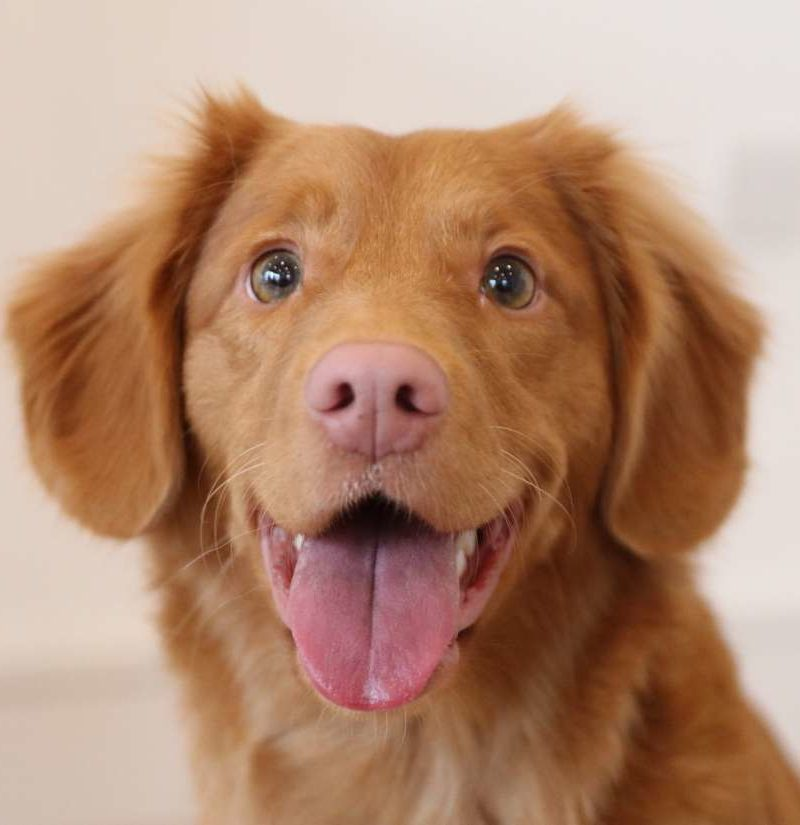
%> input picture Practical 4/Dog1.png, 800 x 825 px
$ octave SobelFilter.m   (GNU Octave 9; MATLAB toolbox functions it lacks are replaced by stand-ins)
%> lines starting %> are read from the running program, lines starting %| are printed output that depends on the picture
filter_x = [-1 -2 -1; 0 0 0; 1 2 1];
filter_y = [-1 0 1; -2 0 2; -1 0 1];
I = imread("Dog1.png");
%> I is the input picture: size 825x800x3 uint8; mean R, G, B 177.1, 137.1, 112.3
gray = rgb2gray(I);
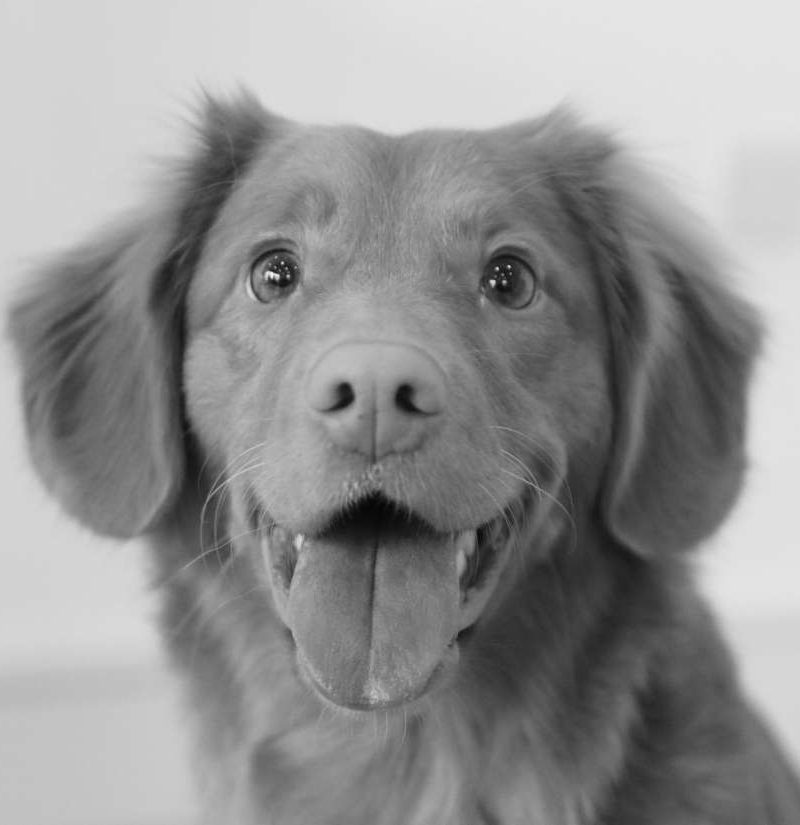
%> gray: size 825x800 uint8; min 5, max 248, mean 146.2
I = im2double(gray);
%> I: size 825x800 double

G_x = conv2(I, filter_x, 'same');
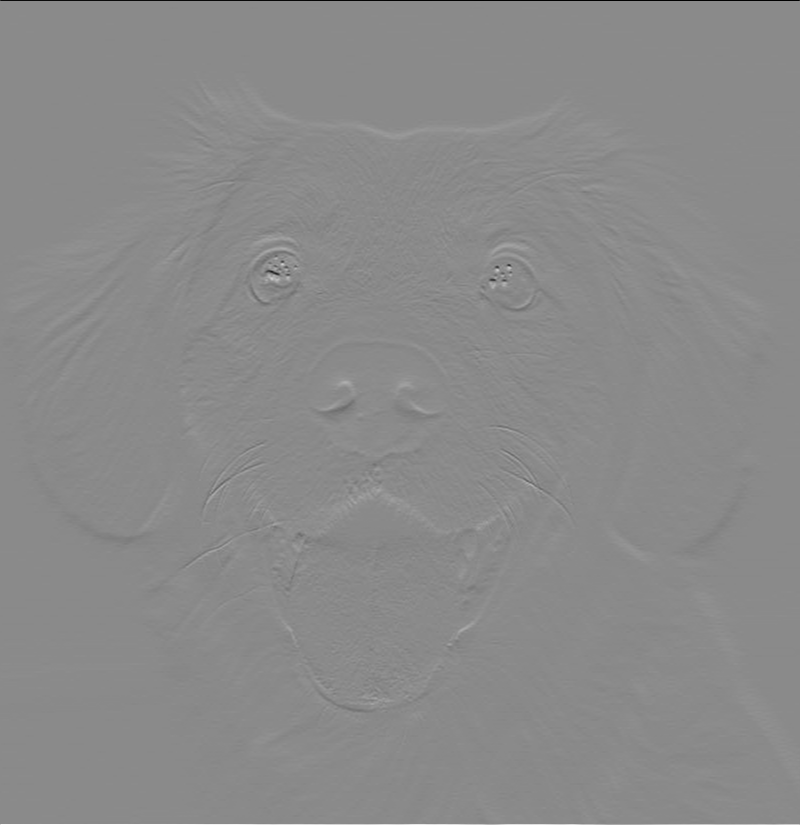
%> G_x: size 825x800 double; min -3.59, max 3.03, mean 0.00164; drawn with min black and max white
G_y = conv2(I, filter_y, 'same');
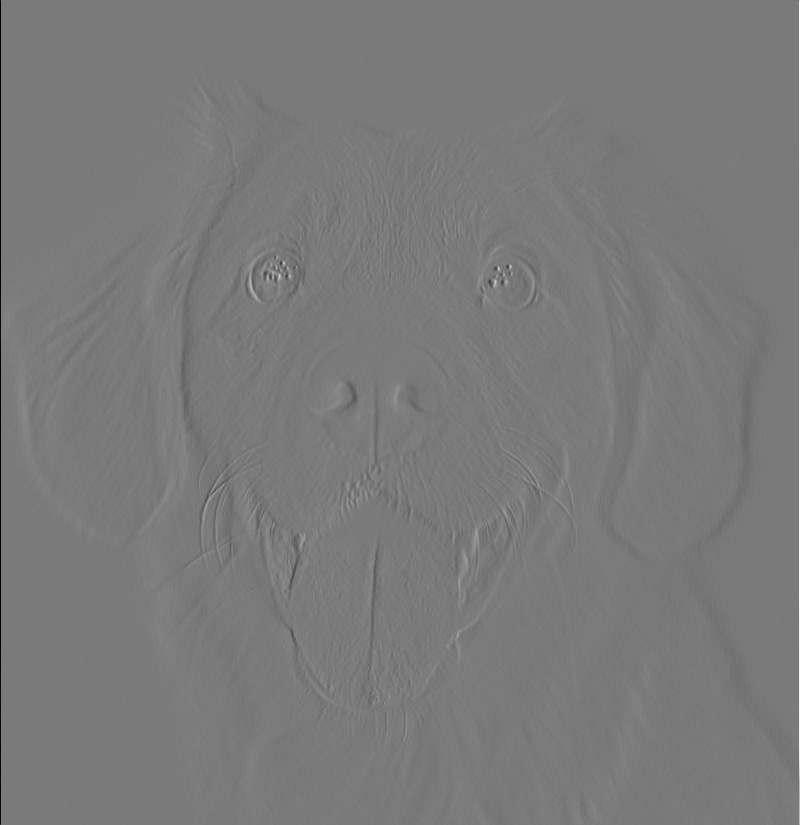
%> G_y: size 825x800 double; min -3.33, max 3.59, mean -0.000148; drawn with min black and max white
pre_hor = imfilter(I, fspecial("sobel"));
pre_ver = imfilter(I, fspecial('sobel'));

subplot(3,3,1);
imshow(I);
title("Original Image");

subplot(3,3,2);
imshow(G_x);
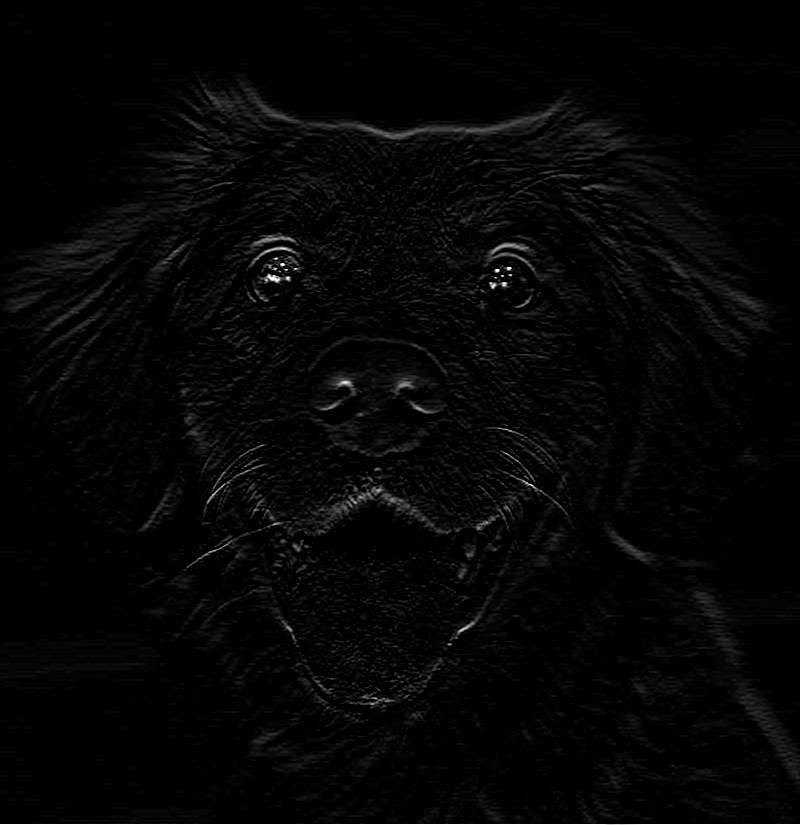
%> displayed picture: size 825x800, on the screen's scale of 0 to 255; min 0, max 255, mean 5.3
title('Sobel Filter (Horizontal)');

subplot(3,3,3);
imshow(pre_hor);
title('Predefined Sobel Filter (Horizontal)');

subplot (3,3,5);
imshow(G_y);
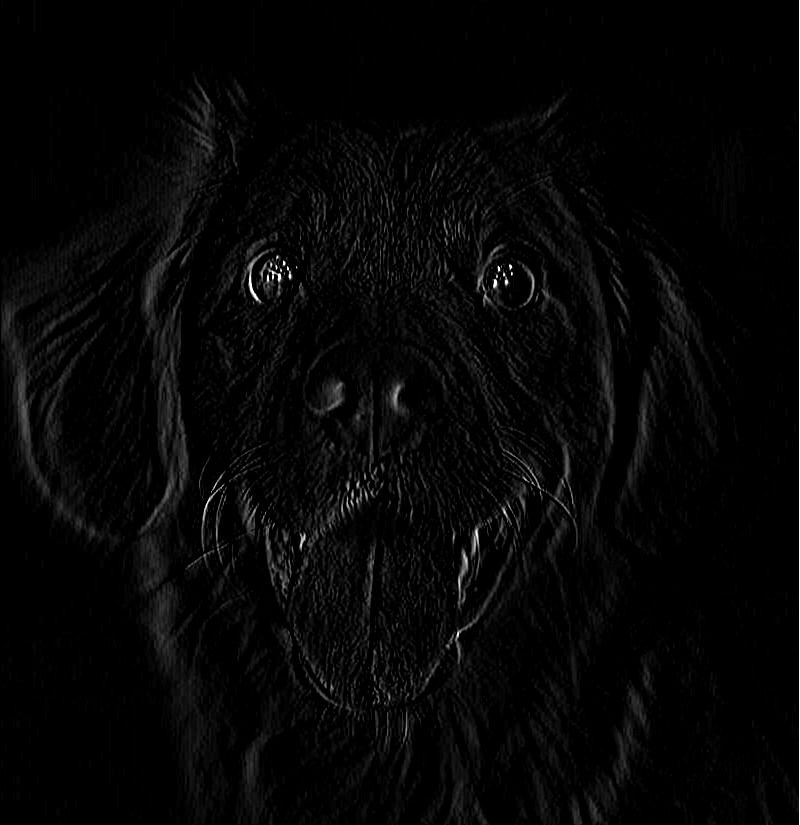
%> displayed picture: size 825x800, on the screen's scale of 0 to 255; min 0, max 255, mean 6.1
title('Sobel Filter (Vertical)');

subplot(3,3,6);
imshow(pre_ver);
title("Predefined Sobel Filter (Vertical)");

subplot(3,3,8);
imshow(sqrt(G_x.^2+G_y.^2));
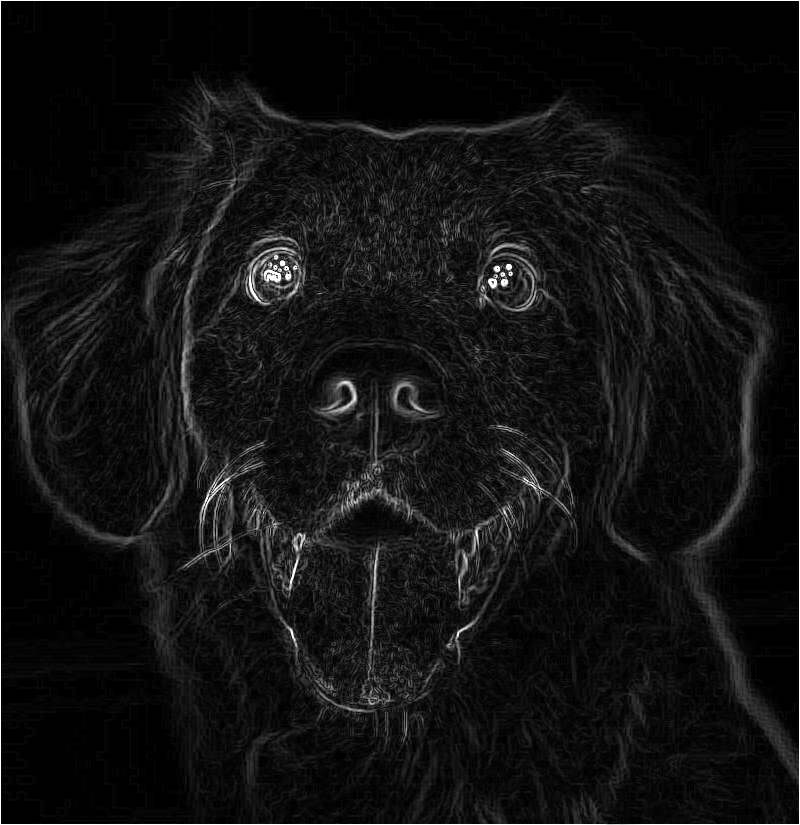
%> displayed picture: size 825x800, on the screen's scale of 0 to 255; min 0, max 255, mean 17.6
title("Sobel filter");

subplot(3,3,9);
imshow(sqrt(pre_hor.^2+ pre_ver.^2));
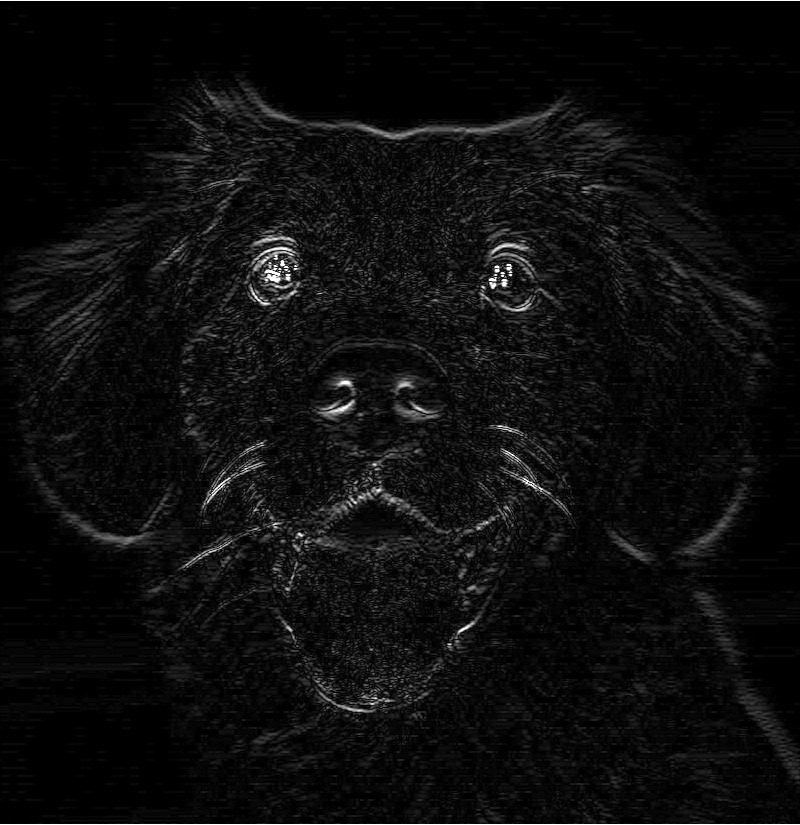
%> displayed picture: size 825x800, on the screen's scale of 0 to 255; min 0, max 255, mean 13.4
title("Predefined Sobel Filter");

$ run again, with Practical 4/Dog.png copied over Practical 4/Dog1.png
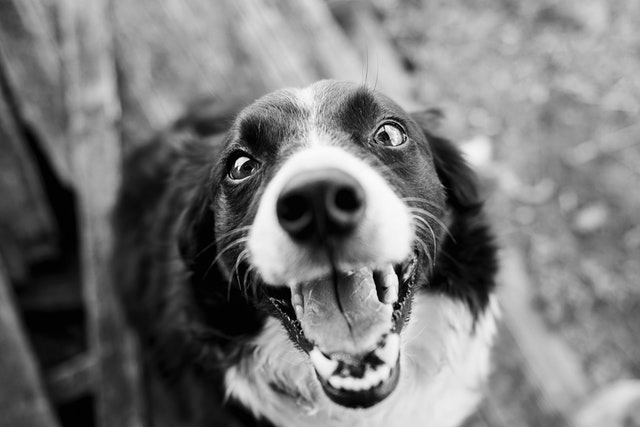
%> input picture Practical 4/Dog.png, 640 x 427 px
%> I is the input picture: size 427x640x3 uint8; min 0, max 253, mean 120.8
%> I: size 427x640 double
%> `G_y = conv2(I, filter_y, 'same');`:
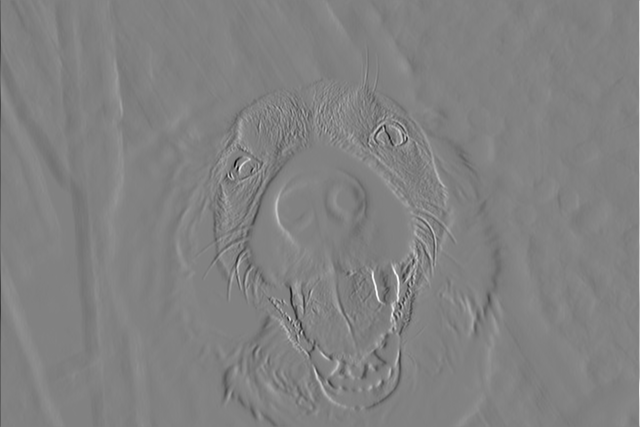
%> G_y: size 427x640 double; min -3.73, max 3.59, mean -0.0018; drawn with min black and max white
%> `imshow(sqrt(pre_hor.^2+ pre_ver.^2));`:
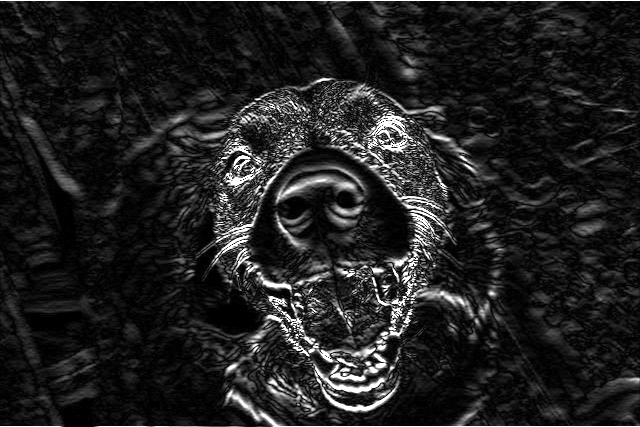
%> displayed picture: size 427x640, on the screen's scale of 0 to 255; min 0, max 255, mean 32.8

$ run again, with Practical 4/image1.jpg saved as Practical 4/Dog1.png
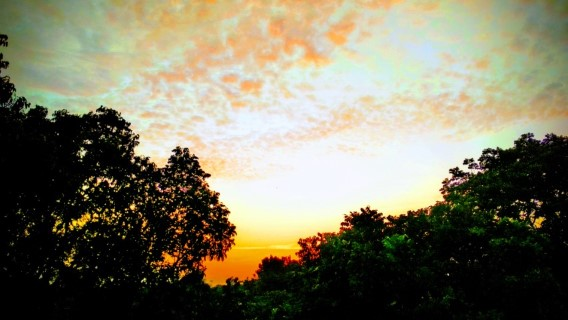
%> input picture Practical 4/image1.jpg, 568 x 320 px
%> I is the input picture: size 320x568x3 uint8; mean R, G, B 124.8, 121.1, 100.7
%> I: size 320x568 double
%> `G_y = conv2(I, filter_y, 'same');`:
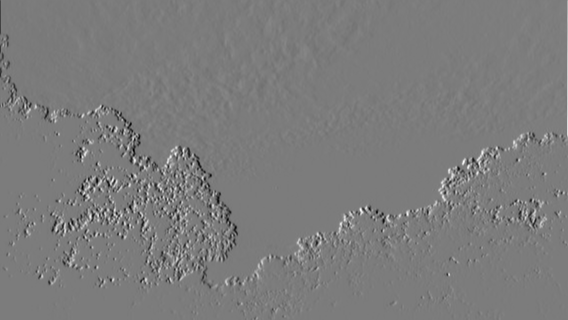
%> G_y: size 320x568 double; min -3.08, max 3.24, mean -0.001; drawn with min black and max white
%> `imshow(sqrt(pre_hor.^2+ pre_ver.^2));`:
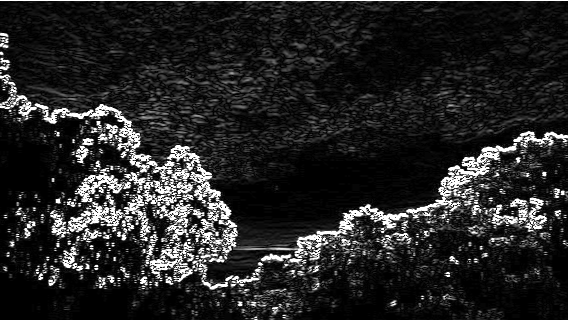
%> displayed picture: size 320x568, on the screen's scale of 0 to 255; min 0, max 255, mean 37.6
